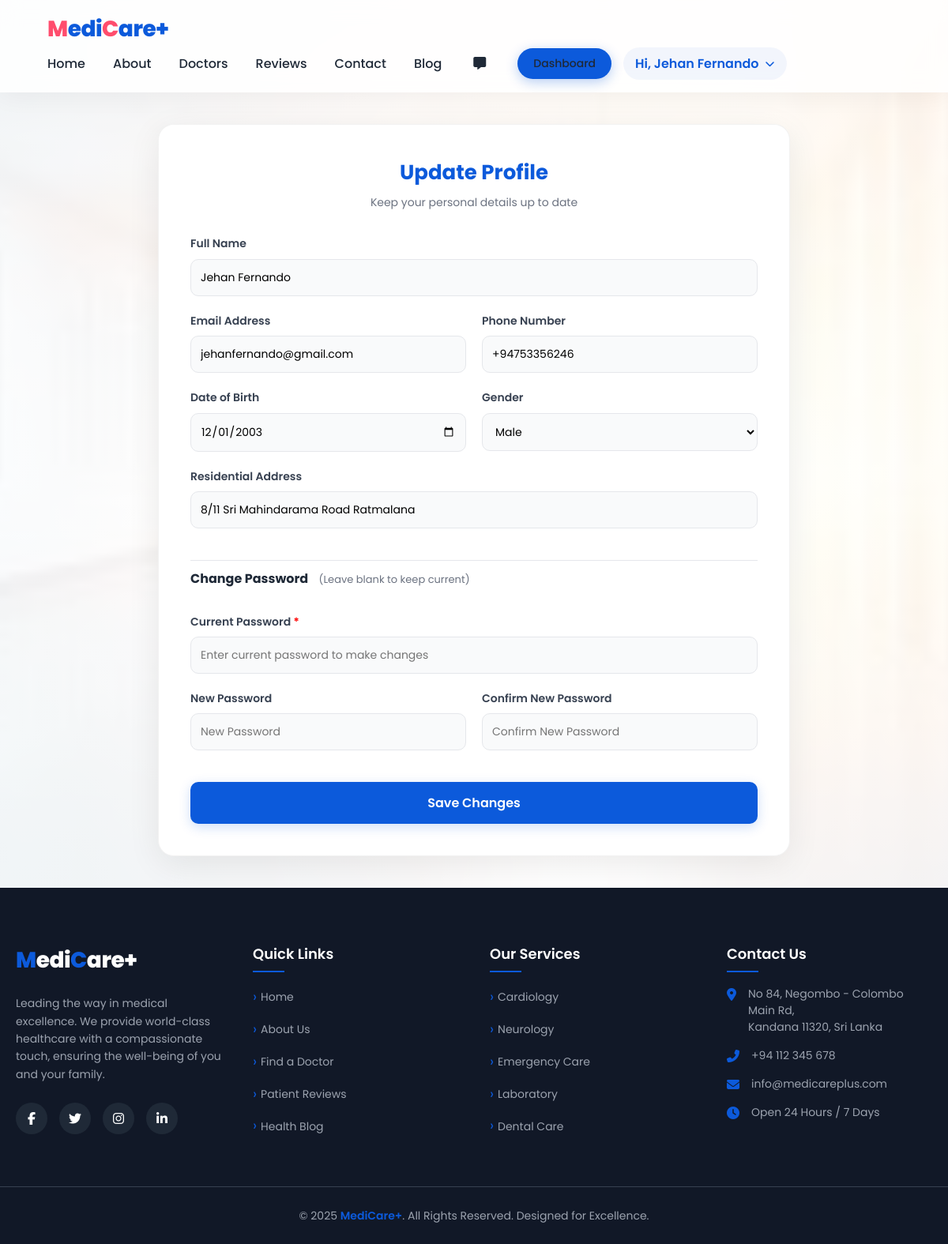
Screenshot of /edit_profile.php (signed in) with the database file from the repository.
### tables this page shows
CREATE TABLE `users` (
  `id` int(11) NOT NULL,
  `full_name` varchar(100) DEFAULT NULL,
  `email` varchar(100) DEFAULT NULL,
  `phone` varchar(20) DEFAULT NULL,
  `dob` date DEFAULT NULL,
  `gender` enum('Male','Female','Other') DEFAULT NULL,
  `address` text DEFAULT NULL,
  `password` varchar(255) DEFAULT NULL,
  `role` enum('admin','doctor','patient') DEFAULT NULL,
  `specialty` varchar(50) DEFAULT NULL,
  `created_at` timestamp NOT NULL DEFAULT current_timestamp()
);

### edit_profile.php (the view, shortened to what this page needs)
<?php
include 'db_connect.php';
$user_id = $_SESSION['user_id'];
$sql = "SELECT * FROM users WHERE id = '$user_id'";
$result = mysqli_query($conn, $sql);
$user = mysqli_fetch_assoc($result);
include 'header.php';
?>
<div class="profile-wrapper">
    <div class="profile-box">
        <h2>Update Profile</h2>
        <p class="subtitle">Keep your personal details up to date</p>
        <form method="POST">
            <div class="form-grid">
                <div class="input-group full-width">
                    <label>Full Name</label>
                    <input type="text" name="name" value="<?php echo htmlspecialchars($user['full_name'] ?? ''); ?>" required>
                </div>
                <div class="input-group">
                    <label>Email Address</label>
                    <input type="email" name="email" value="<?php echo htmlspecialchars($user['email'] ?? ''); ?>" required>
                </div>
                <div class="input-group">
                    <label>Phone Number</label>
                    <input type="text" name="phone" value="<?php echo htmlspecialchars($user['phone'] ?? ''); ?>" required>
                </div>
                <div class="input-group">
                    <label>Date of Birth</label>
                    <input type="date" name="dob" value="<?php echo htmlspecialchars($user['dob'] ?? ''); ?>" required>
                </div>
                <div class="input-group">
                    <label>Gender</label>
                    <select name="gender" required>
                        <option value="Male" <?php if (($user['gender'] ?? '') == 'Male') echo 'selected'; ?>>Male</option>
                    </select>
                </div>
                <div class="input-group full-width">
                    <label>Residential Address</label>
                    <input type="text" name="address" value="<?php echo htmlspecialchars($user['address'] ?? ''); ?>" required>
                </div>
                <div class="section-divider">
                    Change Password <span style="font-weight: 400; font-size: 13px; color: #6b7280; margin-left: 10px;">(Leave blank to keep current)</span>
                </div>
                <div class="input-group full-width">
                    <label>Current Password <span style="color:red">*</span></label>
                    <input type="password" name="current_password" placeholder="Enter current password to make changes">
                </div>
                <div class="input-group">
                    <label>New Password</label>
                    <input type="password" name="new_password" placeholder="New Password">
                </div>
                <div class="input-group">
                    <label>Confirm New Password</label>
                    <input type="password" name="confirm_password" placeholder="Confirm New Password">
                </div>
                <button type="submit" name="update_profile" class="btn-update">Save Changes</button>
            </div>
        </form>
    </div>
</div>
<?php include 'footer.php'; ?>

### header.php (style rules this page uses)
:root { --primary-color: #0c5adb; --primary-dark: #0946a8; --accent-color: #ff4d6d; --text-dark: #1f2937; --text-light: #6b7280; --white: #ffffff; --glass-bg: rgba(255, 255, 255, 0.95); --shadow-soft: 0 10px 40px rgba(0, 0, 0, 0.08); --radius: 12px; }
* { margin: 0; padding: 0; box-sizing: border-box; font-family: "Poppins", sans-serif; scroll-behavior: smooth; }
body { background: linear-gradient(rgba(255, 255, 255, 0.9), rgba(255, 255, 255, 0.9)), url('images/background3.png'); background-repeat: no-repeat; background-position: center center; background-attachment: fixed; background-size: cover; color: var(--text-dark); line-height: 1.6; min-height: 100vh; display: flex; flex-direction: column; }

### edit_profile.php (style rules this page uses)
body { background-color: #f3f4f6; }
.profile-wrapper { display: flex; justify-content: center; align-items: center; min-height: 85vh; padding: 40px 20px; }
.profile-box { background: white; width: 100%; max-width: 800px; padding: 40px; border-radius: 20px; box-shadow: 0 10px 40px rgba(0, 0, 0, 0.08); border: 1px solid rgba(0, 0, 0, 0.05); }
.profile-box h2 { color: #0c5adb; font-size: 26px; font-weight: 700; margin-bottom: 5px; text-align: center; }
.profile-box p.subtitle { color: #6b7280; margin-bottom: 30px; font-size: 14px; text-align: center; }
.form-grid { display: grid; grid-template-columns: 1fr 1fr; gap: 20px; }
.full-width { grid-column: span 2; }
.input-group label { display: block; margin-bottom: 8px; font-size: 14px; font-weight: 600; color: #374151; }
.input-group input, .input-group select { width: 100%; padding: 12px; font-size: 14px; border: 1px solid #e5e7eb; border-radius: 10px; background: #f9fafb; outline: none; transition: 0.3s; }
.section-divider { grid-column: span 2; border-top: 1px solid #e5e7eb; margin: 20px 0 10px 0; padding-top: 10px; font-size: 16px; font-weight: 700; color: #1f2937; }
.btn-update { grid-column: span 2; width: 100%; margin-top: 20px; padding: 14px; background: #0c5adb; color: white; border: none; border-radius: 10px; font-size: 16px; font-weight: 600; cursor: pointer; transition: 0.3s; box-shadow: 0 4px 15px rgba(12, 90, 219, 0.2); }

### rows the page displays
users: name "Jehan Fernando", email "jehanfernando@gmail.com", phone "+94753356246", dob "12/01/2003", gender "Male", address "8/11 Sri Mahindarama Road Ratmalana"

### other values shown
$_SESSION['username'] "Jehan Fernando"
